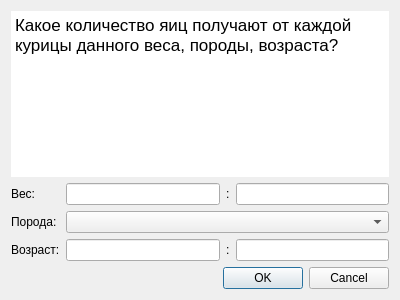
<?xml version="1.0" encoding="UTF-8"?>
<ui version="4.0">
 <class>FirstRequestDialog</class>
 <widget class="QDialog" name="FirstRequestDialog">
  <property name="geometry">
   <rect>
    <x>0</x>
    <y>0</y>
    <width>400</width>
    <height>300</height>
   </rect>
  </property>
  <property name="windowTitle">
   <string>Dialog</string>
  </property>
  <layout class="QGridLayout" name="gridLayout">
   <item row="1" column="1">
    <widget class="QLineEdit" name="minWeightLineEdit"/>
   </item>
   <item row="3" column="1">
    <widget class="QLineEdit" name="minAgeLineEdit"/>
   </item>
   <item row="2" column="0">
    <widget class="QLabel" name="label_3">
     <property name="text">
      <string>Порода:</string>
     </property>
    </widget>
   </item>
   <item row="1" column="0">
    <widget class="QLabel" name="label_2">
     <property name="text">
      <string>Вес:</string>
     </property>
    </widget>
   </item>
   <item row="1" column="2">
    <widget class="QLabel" name="label">
     <property name="text">
      <string>:</string>
     </property>
    </widget>
   </item>
   <item row="3" column="0">
    <widget class="QLabel" name="label_4">
     <property name="text">
      <string>Возраст:</string>
     </property>
    </widget>
   </item>
   <item row="1" column="3">
    <widget class="QLineEdit" name="maxWeightLineEdit"/>
   </item>
   <item row="3" column="2">
    <widget class="QLabel" name="label_5">
     <property name="text">
      <string>:</string>
     </property>
    </widget>
   </item>
   <item row="3" column="3">
    <widget class="QLineEdit" name="maxAgeLineEdit"/>
   </item>
   <item row="2" column="1" colspan="3">
    <widget class="QComboBox" name="breedsComboBox"/>
   </item>
   <item row="0" column="0" colspan="4">
    <widget class="QTextEdit" name="textEdit">
     <property name="frameShape">
      <enum>QFrame::NoFrame</enum>
     </property>
     <property name="readOnly">
      <bool>true</bool>
     </property>
     <property name="html">
      <string>&lt;!DOCTYPE HTML PUBLIC &quot;-//W3C//DTD HTML 4.0//EN&quot; &quot;http://www.w3.org/TR/REC-html40/strict.dtd&quot;&gt;
&lt;html&gt;&lt;head&gt;&lt;meta name=&quot;qrichtext&quot; content=&quot;1&quot; /&gt;&lt;style type=&quot;text/css&quot;&gt;
p, li { white-space: pre-wrap; }
&lt;/style&gt;&lt;/head&gt;&lt;body style=&quot; font-family:'.SF NS Text'; font-size:13pt; font-weight:400; font-style:normal;&quot;&gt;
&lt;p style=&quot; margin-top:0px; margin-bottom:0px; margin-left:0px; margin-right:0px; -qt-block-indent:0; text-indent:0px;&quot;&gt;Какое количество яиц получают от каждой курицы данного веса, породы, возраста?&lt;/p&gt;&lt;/body&gt;&lt;/html&gt;</string>
     </property>
    </widget>
   </item>
   <item row="4" column="0" colspan="4">
    <widget class="QDialogButtonBox" name="buttonBox">
     <property name="orientation">
      <enum>Qt::Horizontal</enum>
     </property>
     <property name="standardButtons">
      <set>QDialogButtonBox::Cancel|QDialogButtonBox::Ok</set>
     </property>
    </widget>
   </item>
  </layout>
 </widget>
 <resources/>
 <connections>
  <connection>
   <sender>buttonBox</sender>
   <signal>accepted()</signal>
   <receiver>FirstRequestDialog</receiver>
   <slot>accept()</slot>
   <hints>
    <hint type="sourcelabel">
     <x>248</x>
     <y>254</y>
    </hint>
    <hint type="destinationlabel">
     <x>157</x>
     <y>274</y>
    </hint>
   </hints>
  </connection>
  <connection>
   <sender>buttonBox</sender>
   <signal>rejected()</signal>
   <receiver>FirstRequestDialog</receiver>
   <slot>reject()</slot>
   <hints>
    <hint type="sourcelabel">
     <x>316</x>
     <y>260</y>
    </hint>
    <hint type="destinationlabel">
     <x>286</x>
     <y>274</y>
    </hint>
   </hints>
  </connection>
 </connections>
</ui>
